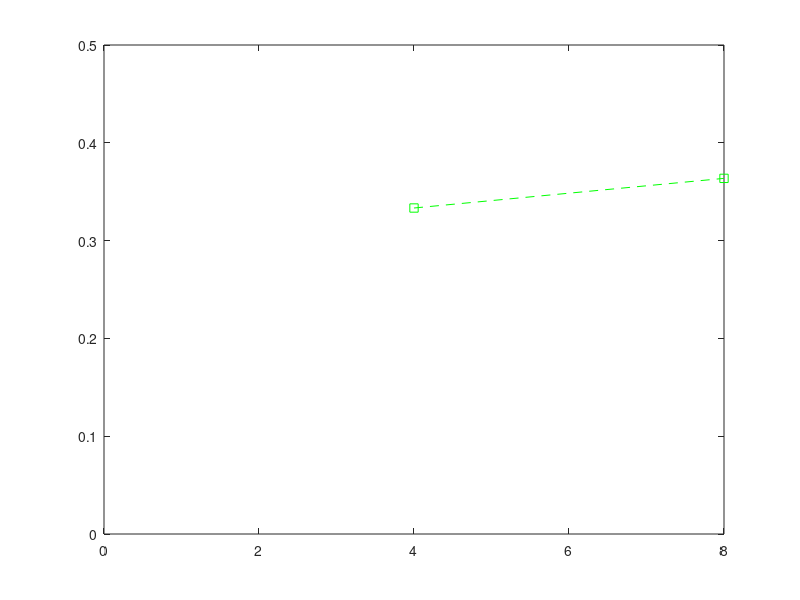

Recreate this plot in MATLAB.
%n = 3;
%Q = [0,0,0];
tags = [];
ST = [];
avg = 0;
for n = 0:4:8
    %while avg <= 5
        Q = randi(0:1,1,n);
        Tc = zeros(size(Q));
        F = zeros(size(Q));
        ID = zeros(size(Q));
        SID = zeros(size(Q));
        a = 0;
        for i = 1:n
            while Q(i) ~= 'y'
                A = [];
                B = [];
                for o = 1:n
                    if Q(o)==0
                        A = [A,o];
                    elseif Q(o) ==1
                        B = [B,o];
                    end
                end
                if length(A) > 1
                    for k = A
                        Q(k) = randi(0:1);
                        %a= a+1;
                    end
                elseif length(A)== 1
                    for k = A
                        Tc(k) = Tc(k)+Q(k);
                        F(k) = 1;
                        Q(k) = 'y';
                        SID(k) = randi([0 65535]);
                        a=a+1;
                    end
                end
                if length(B) > 1
                    for k = B
                        Q(B) = randi(0:1);
                        %a=a+1;
                    end
                elseif length(B)== 1
                    for k = B
                        Q(k) = randi(0:1);
                        a=a+1;
                        if Q(k) ==0
                            Tc(k) = Tc(k)+Q(k);
                            F(k) = 1;
                            Q(k) = 'y';
                            SID(k) = randi([0 65535]);
                            a=a+1;
                        end
                    end
                end
                for k = A
                    for j = A
                        if k ~= j
                            if SID(k) == SID(j)
                                F(k) = 0;
                                Q(k) = randi(0:1);
                                Tc(k) = 0;
                            end
                        end
                    end
                end
                for k = 1:n
                    if Tc(k)==0 && F(k)==1
                        ID(k) = 1;
                        Tc(k) = Tc(k) - 1;
                        F(k) = 'y';
                        a = a+1;
                        for j = 1:n
                            if Tc(j)>0
                                Tc(j) = 0;
                            end
                        end
                    end
                end
            end
        end
        %ST = [ST,n/a]
        %tags = [tags,n];
    %end
    %avg = avg + 1;
    ST = [ST,n/a]
    tags = [tags,n];
end
plot(tags,ST,'g--s')
ylim([0 0.5])